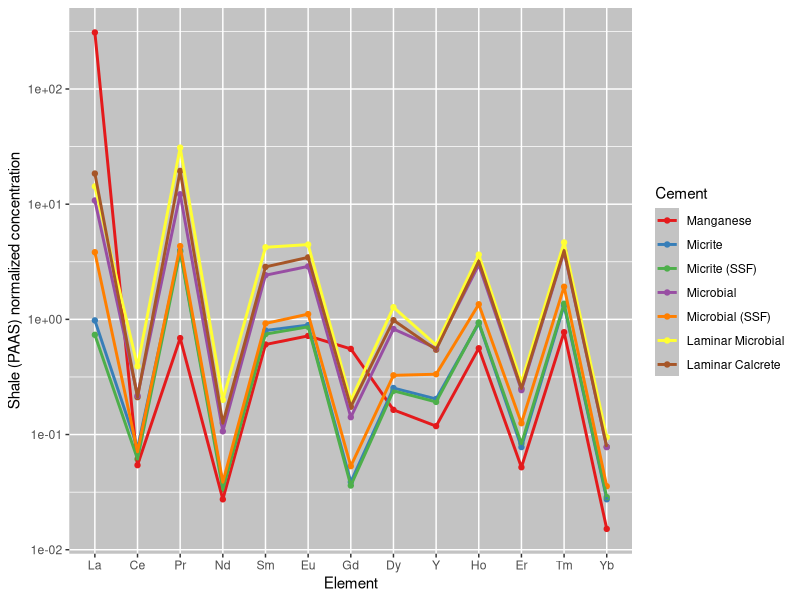
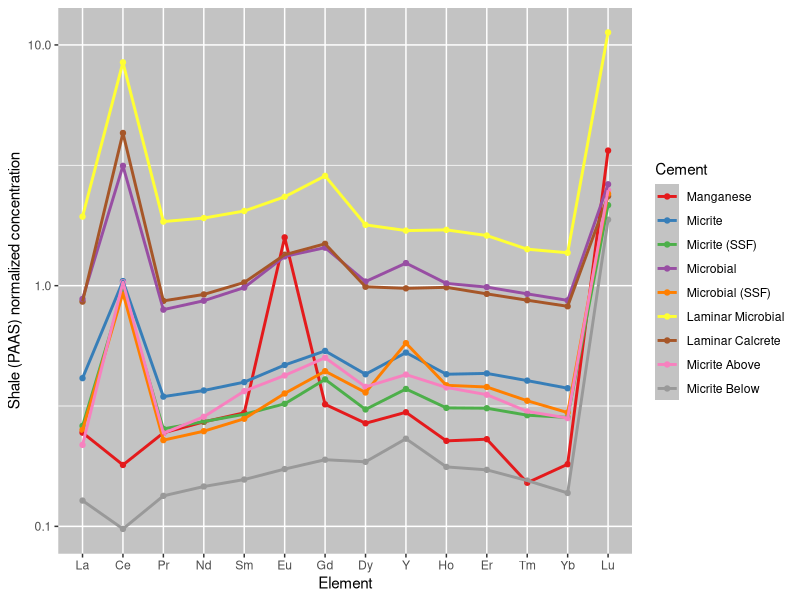
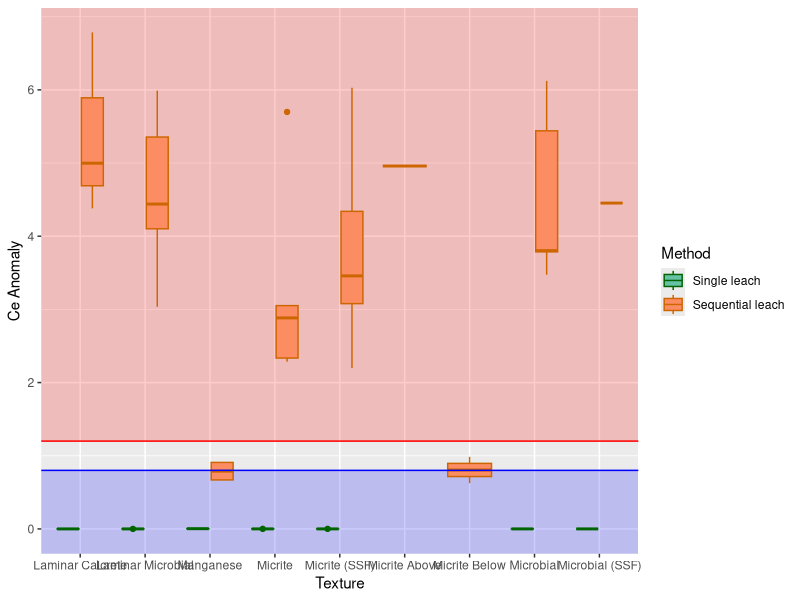
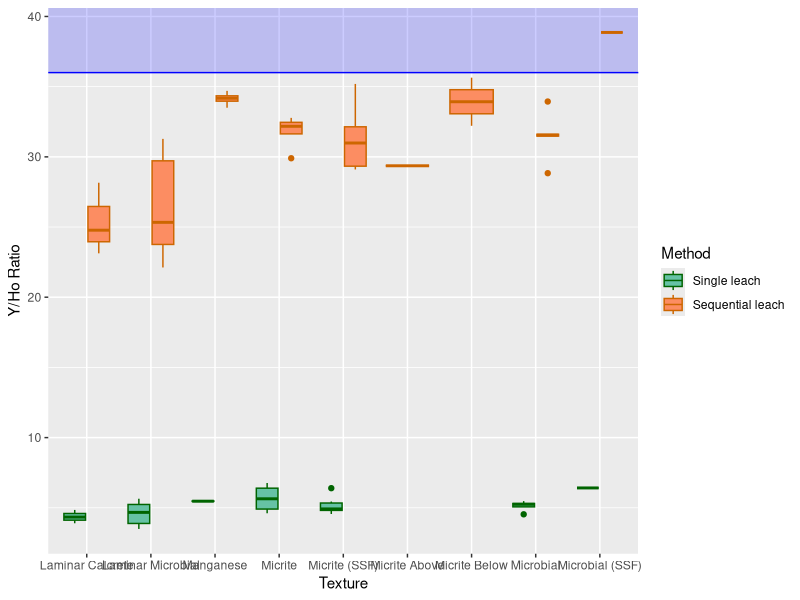

Reproduce these figures in R, in order.
## ---- chunk 1
knitr::opts_chunk$set(echo = TRUE)
library(tidyverse) #for working with data
library(readxl) #for importing excel sheets
## ---- chunk 2
orig_data <- read_xlsx("ree_data_r.xlsx", 1) #data from single leach
rerun_data <- read_xlsx("jan2024 data.xlsx",4) #data for sequential leach
dil_data <- read_xlsx("jan2024 data DILUTED.xlsx",4) #data for diluted seq leach rerun
cement_data <- read_excel("ree_data_r.xlsx", 2) #cement type data for all samples
## ---- chunk 3
#rename columns to just element
orig_data <- orig_data %>%
  rename(Sample = 1, Na = 2, Mg  = 3, K = 4, Ca = 5, V = 6, Cr = 7, Fe = 8, Mn = 9, Cu = 10, Zn = 11, Rb = 12, Sr = 13, Y = 14, Mo = 15, Ba = 16, La = 17, Ce = 18, Pr = 19, Nd = 20, Sm = 21, Eu = 22, Gd = 23, Dy = 24, Ho = 25, Er = 26, Tm = 27, Yb = 28, Lu = 29, Pb = 30, U = 31)

rerun_data <- rerun_data[-1,] %>%
  rename(Sample = 1, Na = 2, Mg  = 3, K = 4, Ca = 5, V = 6, Cr = 7, Fe = 8, Mn = 9, Cu = 10, Zn = 11, Rb = 12, Sr = 13, Y = 14, Mo = 15, Ba = 16, La = 17, Ce = 18, Pr = 19, Nd = 20, Sm = 21, Eu = 22, Gd = 23, Dy = 24, Ho = 25, Er = 26, Tm = 27, Yb = 28, Lu = 29, Pb = 30, U = 31)

dil_data <- dil_data[-1,] %>%
  rename(Sample = 1, Na = 2, Mg  = 3, K = 4, Ca = 5, V = 6, Cr = 7, Fe = 8, Mn = 9, Cu = 10, Zn = 11, Rb = 12, Sr = 13, Y = 14, Mo = 15, Ba = 16, La = 17, Ce = 18, Pr = 19, Nd = 20, Sm = 21, Eu = 22, Gd = 23, Dy = 24, Ho = 25, Er = 26, Tm = 27, Yb = 28, Lu = 29, Pb = 30, U = 31)

all_rerun <- bind_rows(rerun_data, dil_data) %>% #combine both seq leach datasets
  mutate_at(2:31, as.numeric) #convert data from character to numeric
## ---- chunk 4
attach(orig_data)
orig_normalize <- orig_data %>%
  select("Sample", "La", "Ce", "Pr", "Nd", "Sm", "Eu", "Gd", "Dy", "Y", "Ho", "Er", "Tm", "Yb", "Lu") %>% #filter out non REY elements
  mutate(La = La/44.56, Ce = Ce/88.25, Pr = Pr/10.15, Nd = Nd/37.32, Sm = Sm/6.884, Eu = Eu/1.215, Gd = Gd/6.043, Dy = Dy/5.325, Y = Y/27.31, Ho = Ho/1.052, Er = Er/3.075, Tm = Tm/0.4510, Yb = Yb/3.012, Lu = Lu/0.4386) %>% #normalize values using PAAS data from Pourmand et al. 2012
    select("Sample", "La", "Ce", "Pr", "Nd", "Sm", "Eu", "Gd", "Dy", "Y", "Ho", "Er", "Tm", "Yb", "Lu") %>% #filter out non normalized values
  left_join(cement_data, by = c("Sample" = "Sample")) #attach cement to each observation


orig_normal <- data.frame(t(orig_normalize[2:15]))#transpose and remove first row containing sample names and cement row
colnames(orig_normal) <- orig_data$Sample #rename column names with sample names
orig_normal <- tibble::rownames_to_column(orig_normal, "element") %>%
  mutate(element = fct_inorder(element)) %>% #order elements
  pivot_longer(-element, names_to = "Sample", values_to = "Value") %>% #pivot data to have each element value as observation
  left_join(cement_data, by = c("Sample" = "Sample")) #attach cement to each observation
## ---- chunk 5
attach(all_rerun)
normalize <- all_rerun %>%
  select("Sample", "La", "Ce", "Pr", "Nd", "Sm", "Eu", "Gd", "Dy", "Y", "Ho", "Er", "Tm", "Yb", "Lu") %>% #filter out non REY elements
  mutate(La = La/44.56, Ce = Ce/88.25, Pr = Pr/10.15, Nd = Nd/37.32, Sm = Sm/6.884, Eu = Eu/1.215, Gd = Gd/6.043, Dy = Dy/5.325, Y = Y/27.31, Ho = Ho/1.052, Er = Er/3.075, Tm = Tm/0.4510, Yb = Yb/3.012, Lu = Lu/0.4386) %>% #normalize values using PAAS data from Pourmand et al. 2012
    select("Sample", "La", "Ce", "Pr", "Nd", "Sm", "Eu", "Gd", "Dy", "Y", "Ho", "Er", "Tm", "Yb", "Lu") %>% #filter out non normalized values
  left_join(cement_data, by = c("Sample" = "Sample")) #attach cement to each observation


normal <- data.frame(t(normalize[2:15]))#transpose and remove first row containing sample names and cement row
colnames(normal) <- all_rerun$Sample #rename column names with sample names
normal <- tibble::rownames_to_column(normal, "element") %>%
  mutate(element = fct_inorder(element)) %>% #order elements
  pivot_longer(-element, names_to = "Sample", values_to = "Value") %>% #pivot data to have each element value as observation
  left_join(cement_data, by = c("Sample" = "Sample")) #attach cement to each observation
## ---- chunk 6
#calculate anomalies, formulas from Tostevin et al. 2016
orig_anomaly <- orig_normalize %>%
  mutate(
    Ce_anomaly = Ce/(Pr^2/Nd),
    Y_Ho_ratio = orig_data$Y/orig_data$Ho,
    Eu_anomaly = (2*Eu)/(Sm  + Gd),
    BSI = (2*(Sm + Gd + Dy)/3)/((La +Pr + Nd)/3+(Ho + Er +Tm +Yb +Lu)/5))

#generate summary statistics
orig_anomaly_summ <- orig_anomaly %>%
  group_by(Cement) %>%
  summarise(
    Ce_mean = mean(Ce_anomaly),
    Ce_sd = sd(Ce_anomaly),
    Ce_max = max(Ce_anomaly),
    Ce_min = min(Ce_anomaly),
    YH_mean = mean(Y_Ho_ratio),
    YH_sd = sd(Y_Ho_ratio),
    YH_max = max(Y_Ho_ratio),
    YH_min = min(Y_Ho_ratio),
    Eu_mean = mean(Eu_anomaly),
    Eu_sd = sd(Eu_anomaly),
    Eu_max = max(Eu_anomaly),
    Eu_min = min(Eu_anomaly),
    BSI_mean = mean(BSI),
    BSI_sd = sd(BSI),
    BSI_max = max(BSI),
    BSI_min = min(BSI)
  )
## ---- chunk 7
#calculate anomalies, formulas from Tostevin et al. 2016
anomaly <- normalize %>%
  mutate(
    Ce_anomaly = Ce/(Pr^2/Nd),
    Y_Ho_ratio = all_rerun$Y/all_rerun$Ho,
    Eu_anomaly = (2*Eu)/(Sm  + Gd),
    BSI = (2*(Sm + Gd + Dy)/3)/((La +Pr + Nd)/3+(Ho + Er +Tm +Yb +Lu)/5)) 

#generate summary statistics
anomaly_summ <- anomaly %>%
  group_by(Cement) %>%
  summarise(
    Ce_mean = mean(Ce_anomaly),
    Ce_sd = sd(Ce_anomaly),
    Ce_max = max(Ce_anomaly),
    Ce_min = min(Ce_anomaly),
    YH_mean = mean(Y_Ho_ratio),
    YH_sd = sd(Y_Ho_ratio),
    YH_max = max(Y_Ho_ratio),
    YH_min = min(Y_Ho_ratio),
    Eu_mean = mean(Eu_anomaly),
    Eu_sd = sd(Eu_anomaly),
    Eu_max = max(Eu_anomaly),
    Eu_min = min(Eu_anomaly),
    BSI_mean = mean(BSI),
    BSI_sd = sd(BSI),
    BSI_max = max(BSI),
    BSI_min = min(BSI)
  )
## ---- chunk 8
combo_anomaly <- anomaly %>%
  mutate(method = "Sequential leach")
combo_anomaly <- orig_anomaly %>%
  mutate(method = "Single leach") %>%
  bind_rows(combo_anomaly) %>%
  mutate(method = factor(method, levels = c("Single leach", "Sequential leach")))
## ---- chunk 9
orig_cement_avg <- orig_normal %>%
  group_by(Cement, element) %>%
  summarise(
    n = n(),
    avg = mean(Value),
    sd = sd(Value)
  )
orig_cement_avg$Cement <- factor(orig_cement_avg$Cement, levels = c("Spar", "Microspar", "Manganese", "Micrite", "Micrite (SSF)", "Micrite (spicule)", "Microbial", "Microbial (SSF)", "Laminar Microbial", "Laminar Microbial (Strom)", "Laminar Microbial (sponge)", "Laminar Calcrete"))
## ---- chunk 10
cement_avg <- normal %>%
  group_by(Cement, element) %>%
  summarise(
    n = n(),
    avg = mean(Value),
    sd = sd(Value)
  )
cement_avg$Cement <- factor(cement_avg$Cement, levels = c("Spar", "Microspar", "Manganese", "Micrite", "Micrite (SSF)", "Micrite (spicule)", "Microbial", "Microbial (SSF)", "Laminar Microbial", "Laminar Microbial (Strom)", "Laminar Microbial (sponge)", "Laminar Calcrete", "Micrite Above", "Micrite Below"))
## ---- chunk 11
cement_aio <- orig_cement_avg %>% filter(element != "Lu") #filter out Lu due to conc. lower than detection limit
cement_aio <- ggplot(cement_aio, aes(x = element, y = avg, color = Cement)) + 
  geom_point() +
  geom_line(aes(group = Cement), size = 1) +
  scale_y_log10() +
  scale_color_brewer(palette = "Set1") +
  theme(
   panel.background = element_rect(fill = "#C3C3C3"),
    legend.key = element_rect(fill = "#C3C3C3")
    ) +
  xlab("Element") +
  ylab("Shale (PAAS) normalized concentration")
cement_aio
## ---- chunk 12
cement_aio <- ggplot(cement_avg, aes(x = element, y = avg, color = Cement)) + 
  geom_point() +
  geom_line(aes(group = Cement), size = 1) +
  scale_y_log10() +
  scale_color_brewer(palette = "Set1") +
  theme(
   panel.background = element_rect(fill = "#C3C3C3"),
    legend.key = element_rect(fill = "#C3C3C3")
    ) +
  xlab("Element") +
  ylab("Shale (PAAS) normalized concentration")
cement_aio
## ---- chunk 13
ggplot(data = combo_anomaly, aes(x = Cement, y = Ce_anomaly, fill = method, color = method)) +
  annotate("rect", xmin= -Inf, xmax= Inf, ymin= 1.2 , ymax= Inf, alpha=0.2, fill="red") +
  annotate("rect", xmin = -Inf, xmax = Inf, ymin = -Inf, ymax = 0.8, alpha = 0.2, fill = "blue") +
  geom_boxplot() +
  scale_color_manual(name = "Method", values = c("darkgreen", "darkorange3")) +
  scale_fill_brewer(name = "Method", palette = "Set2") +
  geom_hline(yintercept = 0.8, color = "blue") +
  geom_hline(yintercept = 1.2, color = "red") +
  xlab("Texture") +
  ylab("Ce Anomaly")
  
## ---- chunk 14
ggplot(data = combo_anomaly, aes(x = Cement, y = Y_Ho_ratio, fill = method, color = method)) +
  annotate("rect", xmin = -Inf, xmax = Inf, ymin = 36, ymax = Inf, alpha = 0.2, fill = "blue") +
  geom_boxplot() +
  scale_color_manual(name = "Method", values = c("darkgreen", "darkorange3")) +
  scale_fill_brewer(name = "Method", palette = "Set2") +
  geom_hline(yintercept = 36, color = "blue") +
  xlab("Texture") +
  ylab("Y/Ho Ratio")
  
